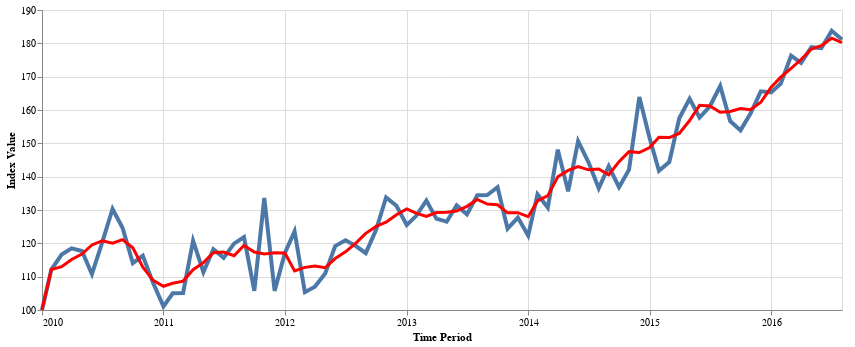

Notebook code cell kept with this figure:
### Code cell
plot_index(hed_3, smooth=True)

### Figure 1 — Vega-Lite specification as saved in the notebook (floating-point values rounded to 4 significant figures)
{"$schema": "https://vega.github.io/schema/vega-lite/v5.16.3.json", "config": {"view": {"continuousHeight": 300, "continuousWidth": 300}}, "datasets": {"data-55d95cdfc9805243beb4f5998a6d64b4": [{"imp": 0, "x": "2010-01-31T00:00:00", "y": 100}, {"imp": 0, "x": "2010-02-28T00:00:00", "y": 112.1}, {"imp": 0, "x": "2010-03-31T00:00:00", "y": 113.0}, {"imp": 0, "x": "2010-04-30T00:00:00", "y": 115.1}, {"imp": 0, "x": "2010-05-31T00:00:00", "y": 116.8}, {"imp": 0, "x": "2010-06-30T00:00:00", "y": 119.5}, {"imp": 0, "x": "2010-07-31T00:00:00", "y": 120.7}, {"imp": 0, "x": "2010-08-31T00:00:00", "y": 120.0}, {"imp": 0, "x": "2010-09-30T00:00:00", "y": 121.1}, {"imp": 0, "x": "2010-10-31T00:00:00", "y": 118.7}, {"imp": 0, "x": "2010-11-30T00:00:00", "y": 112.8}, {"imp": 0, "x": "2010-12-31T00:00:00", "y": 108.9}, {"imp": 0, "x": "2011-01-31T00:00:00", "y": 107.1}, {"imp": 0, "x": "2011-02-28T00:00:00", "y": 108.0}, {"imp": 0, "x": "2011-03-31T00:00:00", "y": 108.7}, {"imp": 0, "x": "2011-04-30T00:00:00", "y": 112.1}, {"imp": 0, "x": "2011-05-31T00:00:00", "y": 114.2}, {"imp": 0, "x": "2011-06-30T00:00:00", "y": 117.2}, {"imp": 0, "x": "2011-07-31T00:00:00", "y": 117.4}, {"imp": 0, "x": "2011-08-31T00:00:00", "y": 116.3}, {"imp": 0, "x": "2011-09-30T00:00:00", "y": 119.4}, {"imp": 0, "x": "2011-10-31T00:00:00", "y": 117.4}, {"imp": 0, "x": "2011-11-30T00:00:00", "y": 116.8}, {"imp": 0, "x": "2011-12-31T00:00:00", "y": 117.2}, {"imp": 0, "x": "2012-01-31T00:00:00", "y": 117.1}, {"imp": 0, "x": "2012-02-29T00:00:00", "y": 111.7}, {"imp": 0, "x": "2012-03-31T00:00:00", "y": 112.8}, {"imp": 0, "x": "2012-04-30T00:00:00", "y": 113.2}, {"imp": 0, "x": "2012-05-31T00:00:00", "y": 112.7}, {"imp": 0, "x": "2012-06-30T00:00:00", "y": 115.4}, {"imp": 0, "x": "2012-07-31T00:00:00", "y": 117.5}, {"imp": 0, "x": "2012-08-31T00:00:00", "y": 120.1}, {"imp": 0, "x": "2012-09-30T00:00:00", "y": 123.0}, {"imp": 0, "x": "2012-10-31T00:00:00", "y": 125.1}, {"imp": 0, "x": "2012-11-30T00:00:00", "y": 126.3}, {"imp": 0, "x": "2012-12-31T00:00:00", "y": 128.6}, {"imp": 0, "x": "2013-01-31T00:00:00", "y": 130.3}, {"imp": 0, "x": "2013-02-28T00:00:00", "y": 129.0}, {"imp": 0, "x": "2013-03-31T00:00:00", "y": 128.1}, {"imp": 0, "x": "2013-04-30T00:00:00", "y": 129.3}, {"imp": 0, "x": "2013-05-31T00:00:00", "y": 129.4}, {"imp": 0, "x": "2013-06-30T00:00:00", "y": 129.7}, {"imp": 0, "x": "2013-07-31T00:00:00", "y": 131.1}, {"imp": 0, "x": "2013-08-31T00:00:00", "y": 133.2}, {"imp": 0, "x": "2013-09-30T00:00:00", "y": 131.8}, {"imp": 0, "x": "2013-10-31T00:00:00", "y": 131.6}, {"imp": 0, "x": "2013-11-30T00:00:00", "y": 129.2}, {"imp": 0, "x": "2013-12-31T00:00:00", "y": 129.2}, {"imp": 0, "x": "2014-01-31T00:00:00", "y": 128.0}, {"imp": 0, "x": "2014-02-28T00:00:00", "y": 132.7}, {"imp": 0, "x": "2014-03-31T00:00:00", "y": 134.3}, {"imp": 0, "x": "2014-04-30T00:00:00", "y": 140.0}, {"imp": 0, "x": "2014-05-31T00:00:00", "y": 141.9}, {"imp": 0, "x": "2014-06-30T00:00:00", "y": 143.0}, {"imp": 0, "x": "2014-07-31T00:00:00", "y": 142.0}, {"imp": 0, "x": "2014-08-31T00:00:00", "y": 142.3}, {"imp": 0, "x": "2014-09-30T00:00:00", "y": 140.6}, {"imp": 0, "x": "2014-10-31T00:00:00", "y": 144.5}, {"imp": 0, "x": "2014-11-30T00:00:00", "y": 147.5}, {"imp": 0, "x": "2014-12-31T00:00:00", "y": 147.2}, {"imp": 0, "x": "2015-01-31T00:00:00", "y": 148.7}, {"imp": 0, "x": "2015-02-28T00:00:00", "y": 151.8}, {"imp": 0, "x": "2015-03-31T00:00:00", "y": 151.7}, {"imp": 0, "x": "2015-04-30T00:00:00", "y": 153.0}, {"imp": 0, "x": "2015-05-31T00:00:00", "y": 156.8}, {"imp": 0, "x": "2015-06-30T00:00:00", "y": 161.4}, {"imp": 0, "x": "2015-07-31T00:00:00", "y": 161.2}, {"imp": 0, "x": "2015-08-31T00:00:00", "y": 159.3}, {"imp": 0, "x": "2015-09-30T00:00:00", "y": 159.6}, {"imp": 0, "x": "2015-10-31T00:00:00", "y": 160.5}, {"imp": 0, "x": "2015-11-30T00:00:00", "y": 160.1}, {"imp": 0, "x": "2015-12-31T00:00:00", "y": 162.3}, {"imp": 0, "x": "2016-01-31T00:00:00", "y": 166.8}, {"imp": 0, "x": "2016-02-29T00:00:00", "y": 169.8}, {"imp": 0, "x": "2016-03-31T00:00:00", "y": 172.5}, {"imp": 0, "x": "2016-04-30T00:00:00", "y": 175.1}, {"imp": 0, "x": "2016-05-31T00:00:00", "y": 178.3}, {"imp": 0, "x": "2016-06-30T00:00:00", "y": 179.3}, {"imp": 0, "x": "2016-07-31T00:00:00", "y": 181.5}, {"imp": 0, "x": "2016-08-31T00:00:00", "y": 180.2}], "data-d78c487e5ad826f6f480a3403379c990": [{"x": "2010-01-31T00:00:00", "y": 100}, {"x": "2010-02-28T00:00:00", "y": 112.1}, {"x": "2010-03-31T00:00:00", "y": 116.6}, {"x": "2010-04-30T00:00:00", "y": 118.5}, {"x": "2010-05-31T00:00:00", "y": 117.7}, {"x": "2010-06-30T00:00:00", "y": 110.7}, {"x": "2010-07-31T00:00:00", "y": 120.3}, {"x": "2010-08-31T00:00:00", "y": 130.3}, {"x": "2010-09-30T00:00:00", "y": 124.7}, {"x": "2010-10-31T00:00:00", "y": 114.1}, {"x": "2010-11-30T00:00:00", "y": 116.3}, {"x": "2010-12-31T00:00:00", "y": 108.1}, {"x": "2011-01-31T00:00:00", "y": 101.1}, {"x": "2011-02-28T00:00:00", "y": 105.0}, {"x": "2011-03-31T00:00:00", "y": 105.1}, {"x": "2011-04-30T00:00:00", "y": 120.8}, {"x": "2011-05-31T00:00:00", "y": 111.4}, {"x": "2011-06-30T00:00:00", "y": 118.2}, {"x": "2011-07-31T00:00:00", "y": 115.6}, {"x": "2011-08-31T00:00:00", "y": 119.9}, {"x": "2011-09-30T00:00:00", "y": 121.9}, {"x": "2011-10-31T00:00:00", "y": 105.8}, {"x": "2011-11-30T00:00:00", "y": 133.6}, {"x": "2011-12-31T00:00:00", "y": 105.7}, {"x": "2012-01-31T00:00:00", "y": 117.1}, {"x": "2012-02-29T00:00:00", "y": 123.6}, {"x": "2012-03-31T00:00:00", "y": 105.3}, {"x": "2012-04-30T00:00:00", "y": 107.0}, {"x": "2012-05-31T00:00:00", "y": 110.9}, {"x": "2012-06-30T00:00:00", "y": 119.2}, {"x": "2012-07-31T00:00:00", "y": 120.9}, {"x": "2012-08-31T00:00:00", "y": 119.2}, {"x": "2012-09-30T00:00:00", "y": 117.1}, {"x": "2012-10-31T00:00:00", "y": 124.1}, {"x": "2012-11-30T00:00:00", "y": 133.8}, {"x": "2012-12-31T00:00:00", "y": 131.3}, {"x": "2013-01-31T00:00:00", "y": 125.5}, {"x": "2013-02-28T00:00:00", "y": 128.2}, {"x": "2013-03-31T00:00:00", "y": 132.8}, {"x": "2013-04-30T00:00:00", "y": 127.4}, {"x": "2013-05-31T00:00:00", "y": 126.5}, {"x": "2013-06-30T00:00:00", "y": 131.4}, {"x": "2013-07-31T00:00:00", "y": 128.7}, {"x": "2013-08-31T00:00:00", "y": 134.4}, {"x": "2013-09-30T00:00:00", "y": 134.5}, {"x": "2013-10-31T00:00:00", "y": 136.8}, {"x": "2013-11-30T00:00:00", "y": 124.4}, {"x": "2013-12-31T00:00:00", "y": 127.7}, {"x": "2014-01-31T00:00:00", "y": 122.3}, {"x": "2014-02-28T00:00:00", "y": 134.7}, {"x": "2014-03-31T00:00:00", "y": 130.7}, {"x": "2014-04-30T00:00:00", "y": 148.1}, {"x": "2014-05-31T00:00:00", "y": 135.6}, {"x": "2014-06-30T00:00:00", "y": 150.7}, {"x": "2014-07-31T00:00:00", "y": 144.4}, {"x": "2014-08-31T00:00:00", "y": 136.5}, {"x": "2014-09-30T00:00:00", "y": 143.1}, {"x": "2014-10-31T00:00:00", "y": 136.8}, {"x": "2014-11-30T00:00:00", "y": 142.1}, {"x": "2014-12-31T00:00:00", "y": 163.9}, {"x": "2015-01-31T00:00:00", "y": 151.5}, {"x": "2015-02-28T00:00:00", "y": 141.8}, {"x": "2015-03-31T00:00:00", "y": 144.4}, {"x": "2015-04-30T00:00:00", "y": 157.5}, {"x": "2015-05-31T00:00:00", "y": 163.4}, {"x": "2015-06-30T00:00:00", "y": 157.7}, {"x": "2015-07-31T00:00:00", "y": 161.1}, {"x": "2015-08-31T00:00:00", "y": 167.2}, {"x": "2015-09-30T00:00:00", "y": 156.7}, {"x": "2015-10-31T00:00:00", "y": 153.9}, {"x": "2015-11-30T00:00:00", "y": 158.9}, {"x": "2015-12-31T00:00:00", "y": 165.6}, {"x": "2016-01-31T00:00:00", "y": 165.3}, {"x": "2016-02-29T00:00:00", "y": 167.9}, {"x": "2016-03-31T00:00:00", "y": 176.3}, {"x": "2016-04-30T00:00:00", "y": 174.1}, {"x": "2016-05-31T00:00:00", "y": 178.8}, {"x": "2016-06-30T00:00:00", "y": 178.5}, {"x": "2016-07-31T00:00:00", "y": 183.8}, {"x": "2016-08-31T00:00:00", "y": 181.1}]}, "height": 300, "layer": [{"data": {"name": "data-d78c487e5ad826f6f480a3403379c990"}, "encoding": {"x": {"axis": {"format": "%Y", "labelAngle": 0, "title": "Time Period", "values": ["2010-01-31T00:00:00", "2011-01-31T00:00:00", "2012-01-31T00:00:00", "2013-01-31T00:00:00", "2014-01-31T00:00:00", "2015-01-31T00:00:00", "2016-01-31T00:00:00"]}, "field": "x", "type": "temporal"}, "y": {"field": "y", "scale": {"zero": false}, "title": "Index Value", "type": "quantitative"}}, "mark": {"size": 4, "type": "line"}}, {"data": {"name": "data-55d95cdfc9805243beb4f5998a6d64b4"}, "encoding": {"x": {"axis": {"format": "%Y", "labelAngle": 0, "title": "Time Period"}, "field": "x", "type": "temporal"}, "y": {"field": "y", "scale": {"zero": false}, "title": "Index Value", "type": "quantitative"}}, "mark": {"color": "red", "size": 3, "type": "line"}}], "width": 800}
